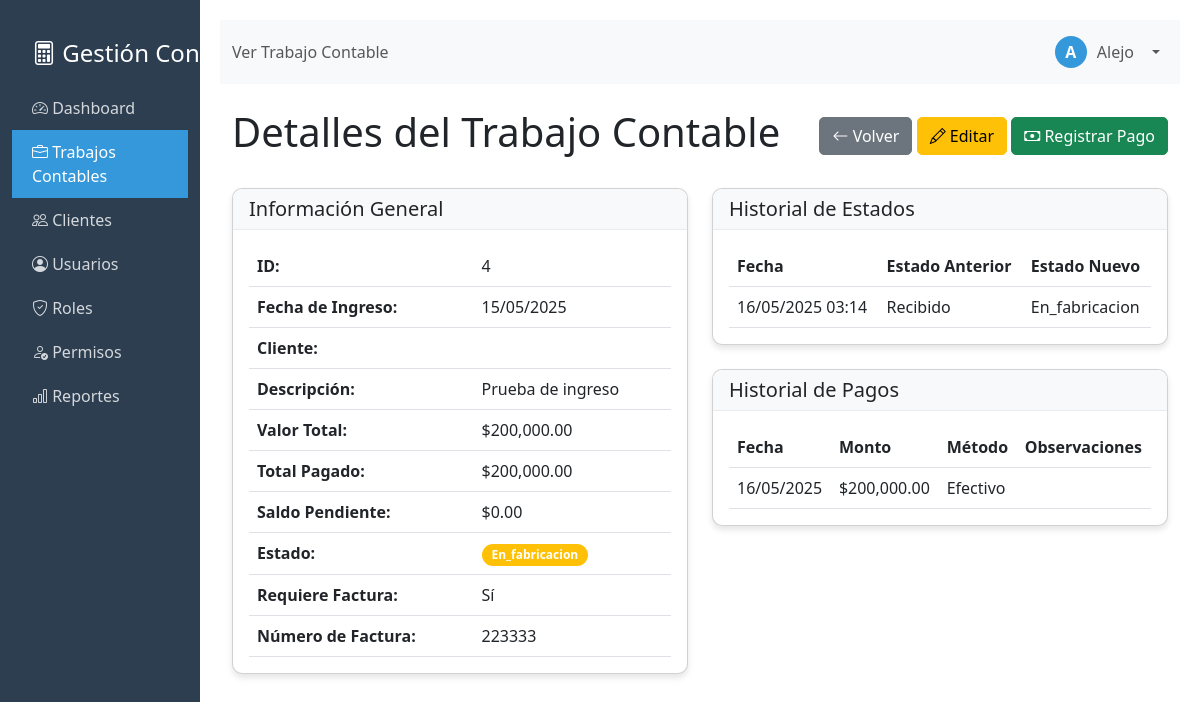
Screenshot of /ver_trabajo.php?id=4 (signed in) with the database file from the repository.
### tables this page shows
CREATE TABLE `trabajos_contables` (
  `id` int(11) NOT NULL,
  `cliente_id` int(11) DEFAULT NULL,
  `fecha_ingreso` date NOT NULL,
  `fecha_inicio` date DEFAULT NULL,
  `nombre_cliente` varchar(100) NOT NULL,
  `descripcion` text NOT NULL,
  `valor_total` decimal(10,2) NOT NULL,
  `abonos_realizados` decimal(10,2) DEFAULT 0.00,
  `saldo_pendiente` decimal(10,2) NOT NULL,
  `requiere_factura` tinyint(1) DEFAULT 0,
  `numero_factura` varchar(50) DEFAULT NULL,
  `estado` enum('recibido','en_fabricacion','entregado') DEFAULT 'recibido',
  `fecha_cambio_estado` timestamp NOT NULL DEFAULT current_timestamp(),
  `fecha_creacion` timestamp NOT NULL DEFAULT current_timestamp(),
  `fecha_actualizacion` timestamp NOT NULL DEFAULT current_timestamp() ON UPDATE current_timestamp()
);

CREATE TABLE `historial_estados` (
  `id` int(11) NOT NULL,
  `trabajo_id` int(11) NOT NULL,
  `estado_anterior` enum('recibido','en_fabricacion','entregado') DEFAULT NULL,
  `estado_nuevo` enum('recibido','en_fabricacion','entregado') DEFAULT NULL,
  `fecha_cambio` timestamp NOT NULL DEFAULT current_timestamp()
);

CREATE TABLE `pagos` (
  `id` int(11) NOT NULL,
  `trabajo_id` int(11) NOT NULL,
  `monto` decimal(10,2) NOT NULL,
  `metodo_pago` varchar(50) NOT NULL,
  `fecha_pago` date NOT NULL,
  `observaciones` text DEFAULT NULL,
  `fecha_creacion` timestamp NOT NULL DEFAULT current_timestamp()
);

### ver_trabajo.php (the view, shortened to what this page needs)
<?php
require_once 'config/database.php';
$id = $_GET['id'];
$stmt = $pdo->prepare("
    SELECT t.*,
           COALESCE(SUM(p.monto), 0) as total_pagado,
           t.valor_total - COALESCE(SUM(p.monto), 0) as saldo_pendiente
    FROM trabajos_contables t
    LEFT JOIN pagos p ON t.id = p.trabajo_id
    WHERE t.id = ?
    GROUP BY t.id
");
$stmt->execute([$id]);
$trabajo = $stmt->fetch(PDO::FETCH_ASSOC);
$stmt = $pdo->prepare("
    SELECT * FROM historial_estados
    WHERE trabajo_id = ?
    ORDER BY fecha_cambio DESC
");
$stmt->execute([$id]);
$historial = $stmt->fetchAll(PDO::FETCH_ASSOC);
$stmt = $pdo->prepare("
    SELECT * FROM pagos
    WHERE trabajo_id = ?
    ORDER BY fecha_pago DESC
");
$stmt->execute([$id]);
$pagos = $stmt->fetchAll(PDO::FETCH_ASSOC);
?>
<div class="container-fluid">
    <div class="d-flex justify-content-between align-items-center mb-4">
        <h1>Detalles del Trabajo Contable</h1>
        <div>
            <a href="trabajos.php" class="btn btn-secondary">
                <i class="bi bi-arrow-left"></i> Volver
            </a>
            <a href="editar_trabajo.php?id=<?php echo $id; ?>" class="btn btn-warning">
                <i class="bi bi-pencil"></i> Editar
            </a>
            <a href="registrar_pago.php?id=<?php echo $id; ?>" class="btn btn-success">
                <i class="bi bi-cash"></i> Registrar Pago
            </a>
        </div>
    </div>
    <div class="row">
        <div class="col-md-6">
            <div class="card mb-4">
                <div class="card-header">
                    <h5 class="card-title mb-0">Información General</h5>
                </div>
                <div class="card-body">
                    <table class="table">
                        <tr>
                            <th>ID:</th>
                            <td><?php echo $trabajo['id']; ?></td>
                        </tr>
                        <tr>
                            <th>Fecha de Ingreso:</th>
                            <td><?php echo date('d/m/Y', strtotime($trabajo['fecha_ingreso'])); ?></td>
                        </tr>
                        <tr>
                            <th>Cliente:</th>
                            <td><?php echo htmlspecialchars($trabajo['nombre_cliente']); ?></td>
                        </tr>
                        <tr>
                            <th>Descripción:</th>
                            <td><?php echo htmlspecialchars($trabajo['descripcion']); ?></td>
                        </tr>
                        <tr>
                            <th>Valor Total:</th>
                            <td>$<?php echo number_format($trabajo['valor_total'], 2); ?></td>
                        </tr>
                        <tr>
                            <th>Total Pagado:</th>
                            <td>$<?php echo number_format($trabajo['total_pagado'], 2); ?></td>
                        </tr>
                        <tr>
                            <th>Saldo Pendiente:</th>
                            <td>$<?php echo number_format($trabajo['saldo_pendiente'], 2); ?></td>
                        </tr>
                        <tr>
                            <th>Estado:</th>
                            <td>
                                <span class="badge bg-<?php
                                    echo $trabajo['estado'] === 'entregado' ? 'success' :
                                        ($trabajo['estado'] === 'en_fabricacion' ? 'warning' : 'info');
                                ?>">
                                    <?php echo ucfirst($trabajo['estado']); ?>
                                </span>
                            </td>
                        </tr>
                        <tr>
                            <th>Requiere Factura:</th>
                            <td><?php echo $trabajo['requiere_factura'] ? 'Sí' : 'No'; ?></td>
                        </tr>
                        <?php if ($trabajo['numero_factura']): ?>
                        <tr>
                            <th>Número de Factura:</th>
                            <td><?php echo htmlspecialchars($trabajo['numero_factura']); ?></td>
                        </tr>
                        <?php endif; ?>
                    </table>
                </div>
            </div>
        </div>
        <div class="col-md-6">
            <div class="card mb-4">
                <div class="card-header">
                    <h5 class="card-title mb-0">Historial de Estados</h5>
                </div>
                <div class="card-body">
                    <div class="table-responsive">
                        <table class="table">
                            <thead>
                                <tr>
                                    <th>Fecha</th>
                                    <th>Estado Anterior</th>
                                    <th>Estado Nuevo</th>
                                </tr>
                            </thead>
                            <tbody>
                                <?php foreach ($historial as $cambio): ?>
                                    <tr>
                                        <td><?php echo date('d/m/Y H:i', strtotime($cambio['fecha_cambio'])); ?></td>
                                        <td><?php echo ucfirst($cambio['estado_anterior']); ?></td>
                                        <td><?php echo ucfirst($cambio['estado_nuevo']); ?></td>
                                    </tr>
                                <?php endforeach; ?>
                            </tbody>
                        </table>
                    </div>
                </div>
            </div>
            <div class="card">
                <div class="card-header">
                    <h5 class="card-title mb-0">Historial de Pagos</h5>
                </div>
                <div class="card-body">
                    <div class="table-responsive">
                        <table class="table">
                            <thead>
                                <tr>
                                    <th>Fecha</th>
                                    <th>Monto</th>
                                    <th>Método</th>
                                    <th>Observaciones</th>
                                </tr>
                            </thead>
                            <tbody>
                                <?php if (empty($pagos)): ?>
                                    <tr>
                                        <td colspan="4" class="text-center">No hay pagos registrados</td>
                                    </tr>
                                <?php else: ?>
                                    <?php foreach ($pagos as $pago): ?>
                                        <tr>
                                            <td><?php echo date('d/m/Y', strtotime($pago['fecha_pago'])); ?></td>
                                            <td>$<?php echo number_format($pago['monto'], 2); ?></td>
                                            <td><?php echo ucfirst($pago['metodo_pago']); ?></td>
                                            <td><?php echo htmlspecialchars($pago['observaciones'] ?? ''); ?></td>
                                        </tr>
                                    <?php endforeach; ?>
                                <?php endif; ?>
                            </tbody>
                        </table>
                    </div>
                </div>
            </div>
        </div>
    </div>
</div>
<?php
require_once 'layout.php';
?>

### layout.php (style rules this page uses)
.card { border-radius: 10px; box-shadow: 0 4px 6px rgba(0, 0, 0, 0.1); margin-bottom: 20px; }
.card-header { background-color: #f8f9fa; border-bottom: 1px solid #e9ecef; border-radius: 10px 10px 0 0 !important; }
.btn { border-radius: 5px; }
.table { margin-bottom: 0; }
.badge { padding: 5px 10px; border-radius: 15px; }

### rows the page displays
trabajos_contables: id "4", fecha_ingreso "15/05/2025", descripcion "Prueba de ingreso", valor_total "200,000.00", estado "En_fabricacion", numero_factura "223333"
historial_estados: fecha_cambio "16/05/2025 03:14", estado_anterior "Recibido", estado_nuevo "En_fabricacion"
pagos: fecha_pago "16/05/2025", monto "200,000.00", metodo_pago "Efectivo"

### other values shown
$titulo "Ver Trabajo Contable"
substr($nombre_usuario, 0, 1) "A"
$nombre_usuario "Alejo"
$trabajo['total_pagado'] "200,000.00"
$trabajo['saldo_pendiente'] "0.00"
